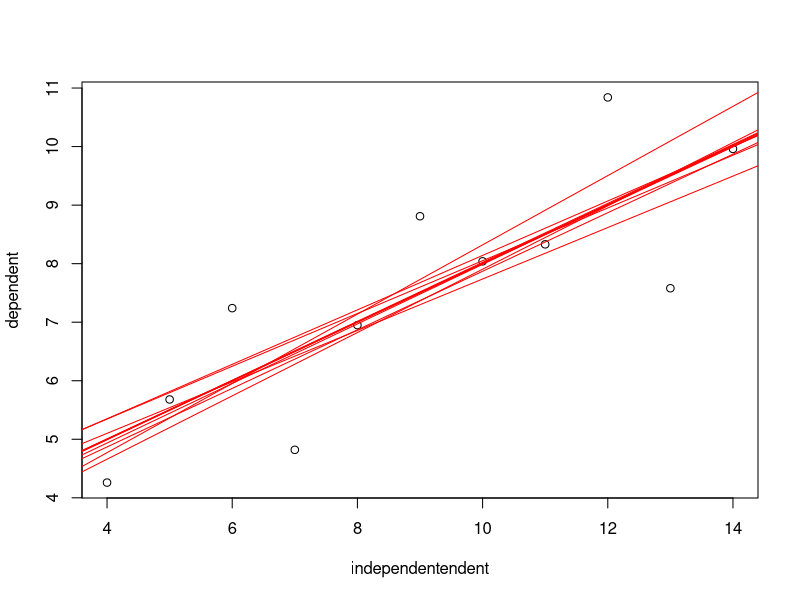

R code for this plot:
# da-06
# MOC - Data Analysis (T. Nauss, C. Reudenbach)
# Images for slides
# 
# The code used for this visualization has been posted by Todos Logos on 
# Rbloggers
# https://www.r-bloggers.com/how-to-plot-points-regression-line-and-residuals/

library(calibrate)

independentendent <- anscombe$x1
dependent <- anscombe$y1

plot(independentendent, dependent)
for(i in seq(length(independentendent))){
  abline(lm(dependent[-i] ~ independentendent[-i]), col = "red")
}

dev.copy(jpeg, "cross_validation.jpg", quality = 100)
dev.off()
